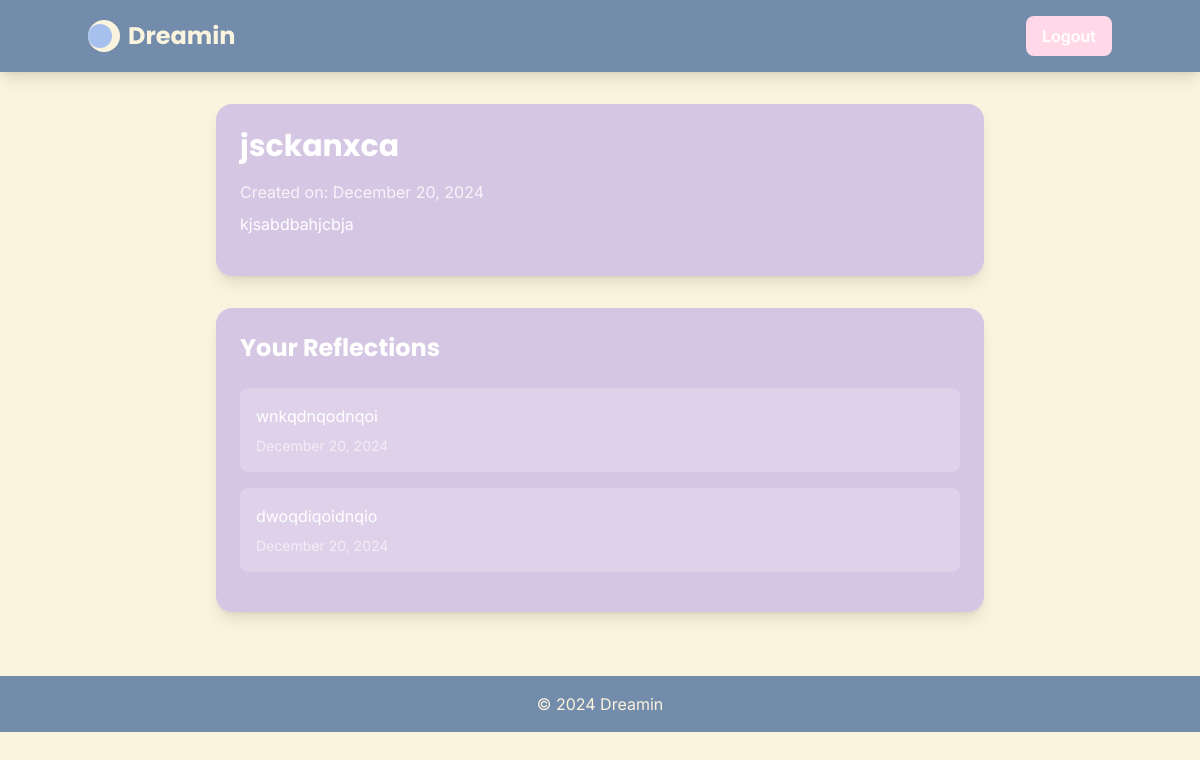
Screenshot of /dreamjournal/2/ (signed in) with the database file from the repository.
### main/models.py (models this page shows, shortened)
class Dream(models.Model):
    user = models.ForeignKey(
        User,
        on_delete=models.CASCADE,
        related_name='dreams',
    )
    title = models.CharField(max_length=255)
    description = models.TextField()
    created_at = models.DateTimeField(auto_now_add=True)
    animations = models.ManyToManyField(DreamAnimation, blank=True)
    sounds = models.ManyToManyField(DreamSound, blank=True)
    dialogues = models.ManyToManyField(Dialogue, blank=True)
    preview_video = models.FileField(upload_to='dream_previews/', null=True, blank=True)

class Reflection(models.Model):
    user = models.ForeignKey(User, on_delete=models.CASCADE)
    dream = models.ForeignKey(Dream, on_delete=models.CASCADE, related_name='reflections')
    content = models.TextField()
    created_at = models.DateTimeField(auto_now_add=True)

### main/views.py (the view)
# urls.py: path("dreamjournal/<int:dream_id>/", views.dream_detail, name="dream_detail"),
@login_required
def dream_detail(request, dream_id):
    dream = Dream.objects.get(id=dream_id, user=request.user)
    reflections = Reflection.objects.filter(dream=dream)
    context = {
        'dream': dream,
        'reflections': reflections
    }
    return render(request, 'dream_detail.html', context)

### main/templates/dream_detail.html (shortened to what this page needs)
<!DOCTYPE html>
<html lang="en">
<head>
    <script src="https://cdn.tailwindcss.com"></script>
</head>
<body class="min-h-screen bg-warmcream font-inter">
    <header class="bg-slateblueSoft py-4 px-6 shadow-lg">
        <div class="container mx-auto flex justify-between items-center">
            <a href="{% url 'home' %}" class="flex items-center space-x-2">
                <div class="w-8 h-8 bg-warmcream rounded-full flex items-center justify-center">
                    <div class="w-6 h-6 bg-periwinkle rounded-full transform -translate-x-1"></div>
                </div>
                <span class="text-2xl font-bold text-warmcream font-poppins">Dreamin</span>
            </a>
            <a href="{% url 'logout' %}" class="bg-softpink hover:bg-softpink/80 text-white font-semibold py-2 px-4 rounded-lg transition-colors">
                Logout
            </a>
        </div>
    </header>
    <main class="container mx-auto px-4 py-8">
        <div class="max-w-3xl mx-auto">
            <div class="bg-lavender/70 rounded-2xl p-6 shadow-lg backdrop-blur-sm mb-8">
                <h1 class="text-3xl font-bold text-white mb-4 font-poppins">{{ dream.title }}</h1>
                <p class="text-white/80 mb-2">Created on: {{ dream.created_at|date:"F d, Y" }}</p>
                <p class="text-white mb-4">{{ dream.description }}</p>
            </div>
            <div class="bg-lavender/70 rounded-2xl p-6 shadow-lg backdrop-blur-sm">
                <h2 class="text-2xl font-bold text-white mb-6 font-poppins">Your Reflections</h2>
                {% if reflections %}
                    {% for reflection in reflections %}
                    <div class="bg-white/20 rounded-lg p-4 mb-4">
                        <p class="text-white">{{ reflection.content }}</p>
                        <p class="text-white/60 text-sm mt-2">{{ reflection.created_at|date:"F d, Y" }}</p>
                    </div>
                    {% endfor %}
                {% else %}
                    <p class="text-white/80">No reflections yet.</p>
                {% endif %}
            </div>
        </div>
    </main>
    <footer class="bg-slateblueSoft py-4 px-6 mt-8">
        <div class="container mx-auto text-center text-warmcream">
            &copy; 2024 Dreamin
        </div>
    </footer>
</body>
</html>

### rows the page displays
Dream: title "jsckanxca", created_at "December 20, 2024", description "kjsabdbahjcbja"
Reflection: content "wnkqdnqodnqoi", created_at "December 20, 2024"
Reflection: content "dwoqdiqoidnqio", created_at "December 20, 2024"
